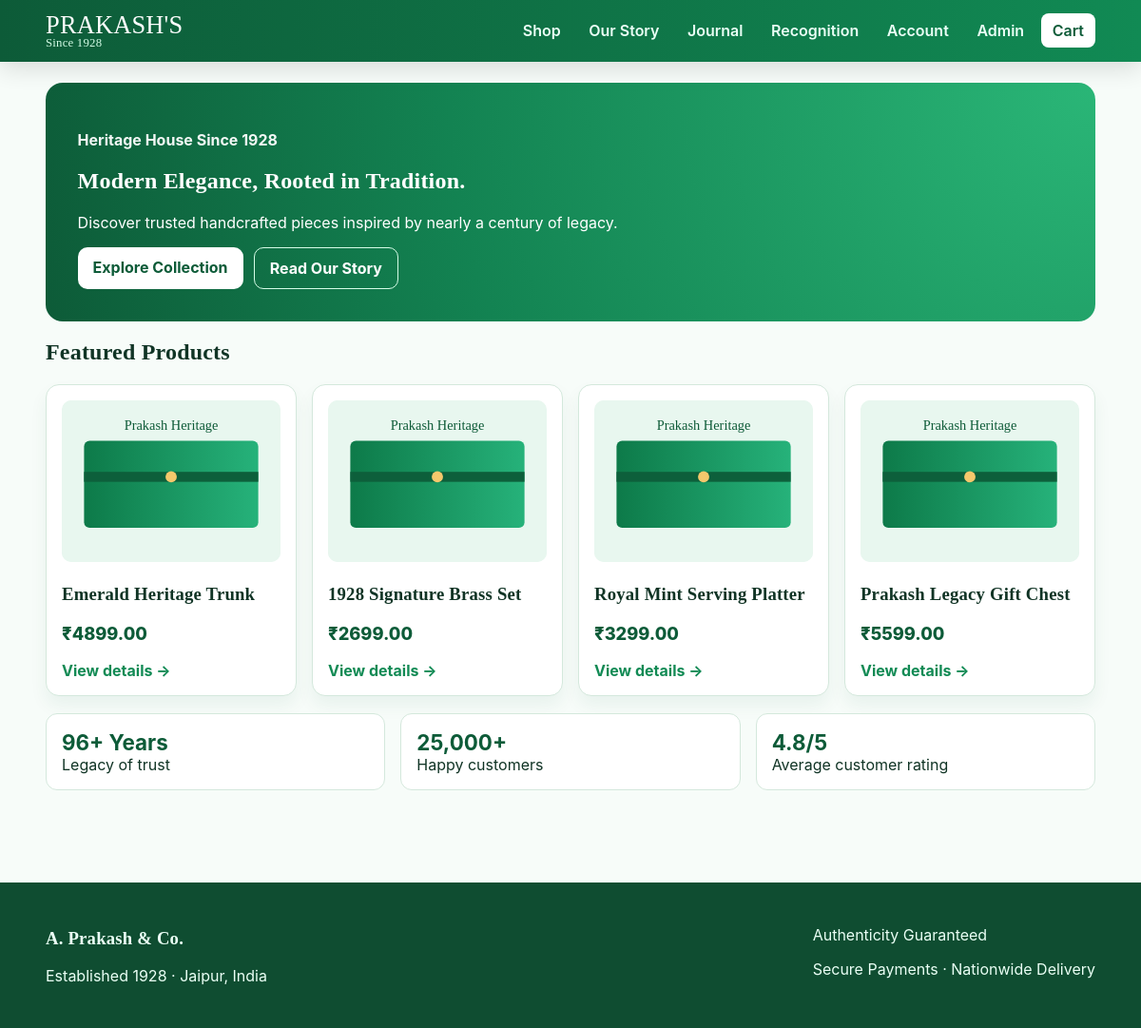
The page / on the database its author committed.
### tables this page shows
CREATE TABLE products (
    id BIGINT UNSIGNED AUTO_INCREMENT PRIMARY KEY,
    category_id BIGINT UNSIGNED NOT NULL,
    name VARCHAR(190) NOT NULL,
    slug VARCHAR(220) NOT NULL UNIQUE,
    sku VARCHAR(80) NOT NULL UNIQUE,
    short_description VARCHAR(255) NULL,
    description TEXT NULL,
    specifications TEXT NULL,
    price DECIMAL(10,2) NOT NULL,
    compare_price DECIMAL(10,2) NULL,
    stock_quantity INT NOT NULL DEFAULT 0,
    popularity_score INT NOT NULL DEFAULT 0,
    is_featured TINYINT(1) NOT NULL DEFAULT 0,
    status ENUM('active', 'draft', 'archived') NOT NULL DEFAULT 'active',
    created_at TIMESTAMP DEFAULT CURRENT_TIMESTAMP,
    updated_at TIMESTAMP DEFAULT CURRENT_TIMESTAMP ON UPDATE CURRENT_TIMESTAMP,
    CONSTRAINT fk_products_category FOREIGN KEY (category_id) REFERENCES categories(id),
    INDEX idx_products_category (category_id),
    INDEX idx_products_status (status),
    FULLTEXT idx_products_name_desc (name, description)
);

### app/core/View.php (called while the page is built, shortened)
<?php
class View
{
    public static function render(string $template, array $data = []): void
    {
        extract($data, EXTR_SKIP);
        $templatePath = BASE_PATH . '/app/views/' . $template . '.php';
        require BASE_PATH . '/app/views/layouts/header.php';
        require $templatePath;
        require BASE_PATH . '/app/views/layouts/footer.php';
    }
}

### app/core/Controller.php (called while the page is built, shortened)
<?php
class Controller
{
    protected function view(string $template, array $data = []): void
    {
        View::render($template, $data);
    }
}

### app/controllers/HomeController.php (called while the page is built, shortened)
<?php
class HomeController extends Controller
{
    public function index(): void
    {
        $featuredProducts = dummy_products();
        try {
            $productModel = new Product();
            $dbProducts = $productModel->featured();
            if ($dbProducts !== []) {
                $featuredProducts = $dbProducts;
            }
        } catch (Throwable) {
            $_SESSION['flash_message'] = 'Demo mode active until DB is configured.';
        }
        $this->view('home/index', [
            'title' => 'A. Prakash & Co. | Since 1928',
            'featuredProducts' => $featuredProducts,
        ]);
    }
}

### index.php (called while the page is built, shortened)
<?php
require_once __DIR__ . '/config/config.php';
require_once __DIR__ . '/app/core/Router.php';
require_once __DIR__ . '/app/helpers/functions.php';
$router = new Router();
$router->dispatch($_SERVER['REQUEST_URI'] ?? '/', $_SERVER['REQUEST_METHOD'] ?? 'GET');

### config/config.php (called while the page is built, shortened)
<?php
spl_autoload_register(static function (string $class): void {
    $prefix = 'App\\';
    $relativeClass = substr($class, strlen($prefix));
    $relativePath = str_replace('\\', '/', $relativeClass) . '.php';
    $candidates = [
        BASE_PATH . '/app/' . $relativePath,
        BASE_PATH . '/app/' . lcfirst($relativePath),
        BASE_PATH . '/app/' . strtolower($relativePath),
    ];
    foreach ($candidates as $file) {
        if (file_exists($file)) {
            return;
        }
    }
});

### app/core/Database.php (called while the page is built, shortened)
<?php
class Database
{
    private static ?PDO $connection = null;
    public static function connection(): PDO
    {
        $dsn = sprintf('mysql:host=%s;dbname=%s;charset=utf8mb4', DB_HOST, DB_NAME);
        try {
            self::$connection = new PDO($dsn, DB_USER, DB_PASS, [
                PDO::ATTR_ERRMODE => PDO::ERRMODE_EXCEPTION,
                PDO::ATTR_DEFAULT_FETCH_MODE => PDO::FETCH_ASSOC,
                PDO::ATTR_EMULATE_PREPARES => false,
            ]);
        } catch (PDOException $exception) {
            throw new RuntimeException('Database connection failed. Configure .env.php for DB access.');
        }
        return self::$connection;
    }
}

### app/core/Model.php (called while the page is built, shortened)
<?php
abstract class Model
{
    public function __construct()
    {
        $this->db = Database::connection();
    }
}

### app/models/Product.php (called while the page is built, shortened)
<?php
class Product extends Model
{
    public function featured(int $limit = 8): array
    {
        $stmt = $this->db->prepare('SELECT * FROM products WHERE is_featured = 1 AND status = "active" ORDER BY created_at DESC LIMIT :limit');
        $stmt->bindValue(':limit', $limit, \PDO::PARAM_INT);
        $stmt->execute();
        return $stmt->fetchAll();
    }
}

### app/helpers/functions.php (called while the page is built, shortened)
<?php
function e(?string $value): string
{
    return htmlspecialchars((string) $value, ENT_QUOTES, 'UTF-8');
}

### app/views/home/index.php (the view)
<section class="hero">
    <p class="eyebrow">Heritage House Since 1928</p>
    <h1>Modern Elegance, Rooted in Tradition.</h1>
    <p>Discover trusted handcrafted pieces inspired by nearly a century of legacy.</p>
    <div class="cta-row">
        <a class="btn" href="/shop">Explore Collection</a>
        <a class="btn btn-outline" href="/our-story">Read Our Story</a>
    </div>
</section>
<section>
    <h2>Featured Products</h2>
    <div class="product-grid">
        <?php foreach ($featuredProducts as $product): ?>
            <article class="product-card">
                <img src="<?= e($product['image'] ?? '/public/assets/images/products/emerald-trunk.svg') ?>" alt="<?= e($product['name']) ?>">
                <h3><?= e($product['name']) ?></h3>
                <p class="price">₹<?= e((string) $product['price']) ?></p>
                <a class="text-link" href="/product/<?= e($product['slug']) ?>">View details →</a>
            </article>
        <?php endforeach; ?>
    </div>
</section>
<section class="stats-grid">
    <article><strong>96+ Years</strong><span>Legacy of trust</span></article>
    <article><strong>25,000+</strong><span>Happy customers</span></article>
    <article><strong>4.8/5</strong><span>Average customer rating</span></article>
</section>

### app/core/Router.php (shortened to what this page needs)
<?php
class Router
{
    private array $routes = ['GET' => [], 'POST' => []];
    public function get(string $path, array $action): void
    {
        $this->routes['GET'][] = ['pattern' => $this->pattern($path), 'action' => $action];
    }
    public function post(string $path, array $action): void
    {
        $this->routes['POST'][] = ['pattern' => $this->pattern($path), 'action' => $action];
    }
    public function dispatch(string $uri, string $method): void
    {
        $path = parse_url($uri, PHP_URL_PATH) ?: '/';
        $routes = $this->routes[$method] ?? [];
        foreach ($routes as $route) {
            if (preg_match($route['pattern'], $path, $matches)) {
                array_shift($matches);
                [$controllerClass, $controllerMethod] = $route['action'];
                $controller = new $controllerClass();
                $controller->$controllerMethod(...$matches);
                return;
            }
        }
    }
    private function pattern(string $path): string
    {
        $escaped = preg_replace('#\{[a-zA-Z_][a-zA-Z0-9_]*\}#', '([^/]+)', $path);
        return '#^' . $escaped . '$#';
    }
}

### public/assets/css/styles.css (style rules this page uses)
:root { --green-900:#0d5b38; --green-700:#118a54; --green-500:#22b573; --mint:#eaf8f1; --gold:#d7a84a; --ink:#103425; --paper:#f7fcf9; --line:#d4e8dc; }
* { box-sizing:border-box }
body { margin:0;font-family:Inter,system-ui,Arial,sans-serif;background:var(--paper);color:var(--ink) }
h1,h2,h3,.brand { font-family:Georgia,'Times New Roman',serif;letter-spacing:.2px }
.hero { background:radial-gradient(circle at top right,#2ab677 0,#138352 60%,#0d5b38 100%);color:#fff;padding:2.1rem;border-radius:18px }
.eyebrow { font-weight:700;opacity:.95 }
.cta-row { display:flex;gap:.7rem;flex-wrap:wrap }
.btn { background:#fff;color:var(--green-900);padding:.7rem 1rem;border-radius:10px;text-decoration:none;font-weight:700;display:inline-block }
.btn-outline { background:transparent;border:1px solid #d5fce7;color:#fff }
.product-grid { display:grid;grid-template-columns:repeat(auto-fit,minmax(220px,1fr));gap:1rem;margin-top:1rem }
.product-card,.card-block { background:#fff;border:1px solid var(--line);border-radius:14px;padding:1rem;box-shadow:0 10px 18px #0d5b3810 }
.product-card img { width:100%;height:170px;object-fit:cover;border-radius:10px;background:#eff8f3 }
.price { font-size:1.14rem;font-weight:800;color:var(--green-900) }
.text-link { color:var(--green-700);font-weight:700;text-decoration:none }
.stats-grid { display:grid;grid-template-columns:repeat(auto-fit,minmax(180px,1fr));gap:1rem;margin:1.1rem 0 }
.stats-grid article { background:#fff;border:1px solid var(--line);border-radius:12px;padding:1rem }
.stats-grid strong { display:block;font-size:1.4rem;color:var(--green-900) }

### rows shown on the page
products: name "Emerald Heritage Trunk", price "4899.00"
products: name "1928 Signature Brass Set", price "2699.00"
products: name "Royal Mint Serving Platter", price "3299.00"
products: name "Prakash Legacy Gift Chest", price "5599.00"
